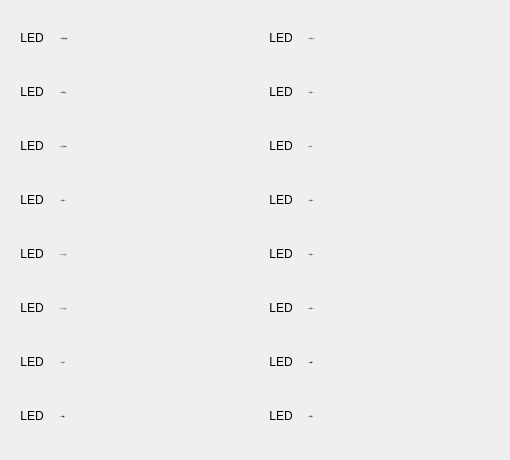
       <widget class="QWidget" name="page_7">
        <property name="styleSheet">
         <string notr="true">QLabel:{
	font:20px;
}</string>
        </property>
        <widget class="QWidget" name="gridLayoutWidget_19">
         <property name="geometry">
          <rect>
           <x>10</x>
           <y>10</y>
           <width>243</width>
           <height>441</height>
          </rect>
         </property>
         <layout class="QGridLayout" name="gridLayout_19" rowstretch="0,0,0,0,0,0,0,0" columnstretch="0,0">
          <item row="5" column="1">
           <widget class="QLabel" name="label_306">
            <property name="minimumSize">
             <size>
              <width>190</width>
              <height>40</height>
             </size>
            </property>
            <property name="maximumSize">
             <size>
              <width>190</width>
              <height>40</height>
             </size>
            </property>
            <property name="font">
             <font>
              <family>SimSun</family>
              <pointsize>-1</pointsize>
             </font>
            </property>
            <property name="frameShadow">
             <enum>QFrame::Plain</enum>
            </property>
            <property name="text">
             <string>Y15 卡爪1反转</string>
            </property>
            <property name="alignment">
             <set>Qt::AlignLeading|Qt::AlignLeft|Qt::AlignVCenter</set>
            </property>
           </widget>
          </item>
          <item row="3" column="1">
           <widget class="QLabel" name="label_307">
            <property name="minimumSize">
             <size>
              <width>190</width>
              <height>40</height>
             </size>
            </property>
            <property name="maximumSize">
             <size>
              <width>190</width>
              <height>40</height>
             </size>
            </property>
            <property name="font">
             <font>
              <family>SimSun</family>
              <pointsize>-1</pointsize>
             </font>
            </property>
            <property name="frameShadow">
             <enum>QFrame::Plain</enum>
            </property>
            <property name="text">
             <string>Y13 预留Y13</string>
            </property>
            <property name="alignment">
             <set>Qt::AlignLeading|Qt::AlignLeft|Qt::AlignVCenter</set>
            </property>
           </widget>
          </item>
          <item row="2" column="1">
           <widget class="QLabel" name="label_308">
            <property name="minimumSize">
             <size>
              <width>190</width>
              <height>40</height>
             </size>
            </property>
            <property name="maximumSize">
             <size>
              <width>190</width>
              <height>40</height>
             </size>
            </property>
            <property name="font">
             <font>
              <family>SimSun</family>
              <pointsize>-1</pointsize>
             </font>
            </property>
            <property name="frameShadow">
             <enum>QFrame::Plain</enum>
            </property>
            <property name="text">
             <string>Y12 成品1夹紧</string>
            </property>
            <property name="alignment">
             <set>Qt::AlignLeading|Qt::AlignLeft|Qt::AlignVCenter</set>
            </property>
           </widget>
          </item>
          <item row="6" column="1">
           <widget class="QLabel" name="label_309">
            <property name="minimumSize">
             <size>
              <width>190</width>
              <height>40</height>
             </size>
            </property>
            <property name="maximumSize">
             <size>
              <width>190</width>
              <height>40</height>
             </size>
            </property>
            <property name="font">
             <font>
              <family>SimSun</family>
              <pointsize>-1</pointsize>
             </font>
            </property>
            <property name="frameShadow">
             <enum>QFrame::Plain</enum>
            </property>
            <property name="text">
             <string>Y16 自动灯</string>
            </property>
            <property name="alignment">
             <set>Qt::AlignLeading|Qt::AlignLeft|Qt::AlignVCenter</set>
            </property>
           </widget>
          </item>
          <item row="0" column="1">
           <widget class="QLabel" name="label_311">
            <property name="minimumSize">
             <size>
              <width>190</width>
              <height>40</height>
             </size>
            </property>
            <property name="maximumSize">
             <size>
              <width>190</width>
              <height>40</height>
             </size>
            </property>
            <property name="font">
             <font>
              <family>SimSun</family>
              <pointsize>-1</pointsize>
             </font>
            </property>
            <property name="autoFillBackground">
             <bool>false</bool>
            </property>
            <property name="styleSheet">
             <string notr="true">QLabel:{
	font:20px;
}</string>
            </property>
            <property name="frameShadow">
             <enum>QFrame::Plain</enum>
            </property>
            <property name="text">
             <string>Y10 原料1夹紧限</string>
            </property>
            <property name="scaledContents">
             <bool>true</bool>
            </property>
            <property name="alignment">
             <set>Qt::AlignLeading|Qt::AlignLeft|Qt::AlignVCenter</set>
            </property>
           </widget>
          </item>
          <item row="1" column="1">
           <widget class="QLabel" name="label_312">
            <property name="minimumSize">
             <size>
              <width>190</width>
              <height>40</height>
             </size>
            </property>
            <property name="maximumSize">
             <size>
              <width>190</width>
              <height>40</height>
             </size>
            </property>
            <property name="font">
             <font>
              <family>SimSun</family>
              <pointsize>-1</pointsize>
             </font>
            </property>
            <property name="frameShadow">
             <enum>QFrame::Plain</enum>
            </property>
            <property name="text">
             <string>Y11 原料1松开</string>
            </property>
            <property name="scaledContents">
             <bool>true</bool>
            </property>
            <property name="alignment">
             <set>Qt::AlignLeading|Qt::AlignLeft|Qt::AlignVCenter</set>
            </property>
           </widget>
          </item>
          <item row="4" column="1">
           <widget class="QLabel" name="label_317">
            <property name="minimumSize">
             <size>
              <width>190</width>
              <height>40</height>
             </size>
            </property>
            <property name="maximumSize">
             <size>
              <width>190</width>
              <height>40</height>
             </size>
            </property>
            <property name="font">
             <font>
              <family>SimSun</family>
              <pointsize>-1</pointsize>
             </font>
            </property>
            <property name="frameShadow">
             <enum>QFrame::Plain</enum>
            </property>
            <property name="text">
             <string>Y14 卡爪1正转</string>
            </property>
            <property name="alignment">
             <set>Qt::AlignLeading|Qt::AlignLeft|Qt::AlignVCenter</set>
            </property>
           </widget>
          </item>
          <item row="7" column="1">
           <widget class="QLabel" name="label_319">
            <property name="minimumSize">
             <size>
              <width>190</width>
              <height>40</height>
             </size>
            </property>
            <property name="maximumSize">
             <size>
              <width>190</width>
              <height>40</height>
             </size>
            </property>
            <property name="font">
             <font>
              <family>SimSun</family>
              <pointsize>-1</pointsize>
             </font>
            </property>
            <property name="frameShadow">
             <enum>QFrame::Plain</enum>
            </property>
            <property name="text">
             <string>Y17 报警灯</string>
            </property>
            <property name="alignment">
             <set>Qt::AlignLeading|Qt::AlignLeft|Qt::AlignVCenter</set>
            </property>
           </widget>
          </item>
          <item row="0" column="0">
           <widget class="QLabel" name="label_305">
            <property name="minimumSize">
             <size>
              <width>40</width>
              <height>40</height>
             </size>
            </property>
            <property name="maximumSize">
             <size>
              <width>40</width>
              <height>40</height>
             </size>
            </property>
            <property name="text">
             <string>LED</string>
            </property>
            <property name="textFormat">
             <enum>Qt::PlainText</enum>
            </property>
            <property name="alignment">
             <set>Qt::AlignCenter</set>
            </property>
           </widget>
          </item>
          <item row="1" column="0">
           <widget class="QLabel" name="label_304">
            <property name="minimumSize">
             <size>
              <width>40</width>
              <height>40</height>
             </size>
            </property>
            <property name="maximumSize">
             <size>
              <width>40</width>
              <height>40</height>
             </size>
            </property>
            <property name="text">
             <string>LED</string>
            </property>
            <property name="textFormat">
             <enum>Qt::PlainText</enum>
            </property>
            <property name="alignment">
             <set>Qt::AlignCenter</set>
            </property>
           </widget>
          </item>
          <item row="2" column="0">
           <widget class="QLabel" name="label_310">
            <property name="minimumSize">
             <size>
              <width>40</width>
              <height>40</height>
             </size>
            </property>
            <property name="maximumSize">
             <size>
              <width>40</width>
              <height>40</height>
             </size>
            </property>
            <property name="text">
             <string>LED</string>
            </property>
            <property name="textFormat">
             <enum>Qt::PlainText</enum>
            </property>
            <property name="alignment">
             <set>Qt::AlignCenter</set>
            </property>
           </widget>
          </item>
          <item row="3" column="0">
           <widget class="QLabel" name="label_313">
            <property name="minimumSize">
             <size>
              <width>40</width>
              <height>40</height>
             </size>
            </property>
            <property name="maximumSize">
             <size>
              <width>40</width>
              <height>40</height>
             </size>
            </property>
            <property name="text">
             <string>LED</string>
            </property>
            <property name="textFormat">
             <enum>Qt::PlainText</enum>
            </property>
            <property name="alignment">
             <set>Qt::AlignCenter</set>
            </property>
           </widget>
          </item>
          <item row="4" column="0">
           <widget class="QLabel" name="label_314">
            <property name="minimumSize">
             <size>
              <width>40</width>
              <height>40</height>
             </size>
            </property>
            <property name="maximumSize">
             <size>
              <width>40</width>
              <height>40</height>
             </size>
            </property>
            <property name="text">
             <string>LED</string>
            </property>
            <property name="textFormat">
             <enum>Qt::PlainText</enum>
            </property>
            <property name="alignment">
             <set>Qt::AlignCenter</set>
            </property>
           </widget>
          </item>
          <item row="5" column="0">
           <widget class="QLabel" name="label_315">
            <property name="minimumSize">
             <size>
              <width>40</width>
              <height>40</height>
             </size>
            </property>
            <property name="maximumSize">
             <size>
              <width>40</width>
              <height>40</height>
             </size>
            </property>
            <property name="text">
             <string>LED</string>
            </property>
            <property name="textFormat">
             <enum>Qt::PlainText</enum>
            </property>
            <property name="alignment">
             <set>Qt::AlignCenter</set>
            </property>
           </widget>
          </item>
          <item row="6" column="0">
           <widget class="QLabel" name="label_316">
            <property name="minimumSize">
             <size>
              <width>40</width>
              <height>40</height>
             </size>
            </property>
            <property name="maximumSize">
             <size>
              <width>40</width>
              <height>40</height>
             </size>
            </property>
            <property name="text">
             <string>LED</string>
            </property>
            <property name="textFormat">
             <enum>Qt::PlainText</enum>
            </property>
            <property name="alignment">
             <set>Qt::AlignCenter</set>
            </property>
           </widget>
          </item>
          <item row="7" column="0">
           <widget class="QLabel" name="label_318">
            <property name="minimumSize">
             <size>
              <width>40</width>
              <height>40</height>
             </size>
            </property>
            <property name="maximumSize">
             <size>
              <width>40</width>
              <height>40</height>
             </size>
            </property>
            <property name="text">
             <string>LED</string>
            </property>
            <property name="textFormat">
             <enum>Qt::PlainText</enum>
            </property>
            <property name="alignment">
             <set>Qt::AlignCenter</set>
            </property>
           </widget>
          </item>
         </layout>
        </widget>
        <widget class="QWidget" name="gridLayoutWidget_20">
         <property name="geometry">
          <rect>
           <x>260</x>
           <y>10</y>
           <width>241</width>
           <height>441</height>
          </rect>
         </property>
         <layout class="QGridLayout" name="gridLayout_20" rowstretch="0,0,0,0,0,0,0,0" columnstretch="0,0">
          <item row="7" column="1">
           <widget class="QLabel" name="label_335">
            <property name="minimumSize">
             <size>
              <width>190</width>
              <height>40</height>
             </size>
            </property>
            <property name="maximumSize">
             <size>
              <width>190</width>
              <height>40</height>
             </size>
            </property>
            <property name="font">
             <font>
              <family>SimSun</family>
              <pointsize>-1</pointsize>
             </font>
            </property>
            <property name="frameShadow">
             <enum>QFrame::Plain</enum>
            </property>
            <property name="text">
             <string>Y27 暂停灯</string>
            </property>
            <property name="alignment">
             <set>Qt::AlignLeading|Qt::AlignLeft|Qt::AlignVCenter</set>
            </property>
           </widget>
          </item>
          <item row="1" column="1">
           <widget class="QLabel" name="label_328">
            <property name="minimumSize">
             <size>
              <width>190</width>
              <height>40</height>
             </size>
            </property>
            <property name="maximumSize">
             <size>
              <width>190</width>
              <height>40</height>
             </size>
            </property>
            <property name="font">
             <font>
              <family>SimSun</family>
              <pointsize>-1</pointsize>
             </font>
            </property>
            <property name="frameShadow">
             <enum>QFrame::Plain</enum>
            </property>
            <property name="text">
             <string>Y21 预留Y21</string>
            </property>
            <property name="scaledContents">
             <bool>true</bool>
            </property>
            <property name="alignment">
             <set>Qt::AlignLeading|Qt::AlignLeft|Qt::AlignVCenter</set>
            </property>
           </widget>
          </item>
          <item row="4" column="1">
           <widget class="QLabel" name="label_333">
            <property name="minimumSize">
             <size>
              <width>190</width>
              <height>40</height>
             </size>
            </property>
            <property name="maximumSize">
             <size>
              <width>190</width>
              <height>40</height>
             </size>
            </property>
            <property name="font">
             <font>
              <family>SimSun</family>
              <pointsize>-1</pointsize>
             </font>
            </property>
            <property name="frameShadow">
             <enum>QFrame::Plain</enum>
            </property>
            <property name="text">
             <string>Y24 预留Y24</string>
            </property>
            <property name="alignment">
             <set>Qt::AlignLeading|Qt::AlignLeft|Qt::AlignVCenter</set>
            </property>
           </widget>
          </item>
          <item row="3" column="1">
           <widget class="QLabel" name="label_323">
            <property name="minimumSize">
             <size>
              <width>190</width>
              <height>40</height>
             </size>
            </property>
            <property name="maximumSize">
             <size>
              <width>190</width>
              <height>40</height>
             </size>
            </property>
            <property name="font">
             <font>
              <family>SimSun</family>
              <pointsize>-1</pointsize>
             </font>
            </property>
            <property name="frameShadow">
             <enum>QFrame::Plain</enum>
            </property>
            <property name="text">
             <string>Y23 预留Y23</string>
            </property>
            <property name="alignment">
             <set>Qt::AlignLeading|Qt::AlignLeft|Qt::AlignVCenter</set>
            </property>
           </widget>
          </item>
          <item row="6" column="1">
           <widget class="QLabel" name="label_325">
            <property name="minimumSize">
             <size>
              <width>190</width>
              <height>40</height>
             </size>
            </property>
            <property name="maximumSize">
             <size>
              <width>190</width>
              <height>40</height>
             </size>
            </property>
            <property name="font">
             <font>
              <family>SimSun</family>
              <pointsize>-1</pointsize>
             </font>
            </property>
            <property name="frameShadow">
             <enum>QFrame::Plain</enum>
            </property>
            <property name="text">
             <string>Y26 报警灯</string>
            </property>
            <property name="alignment">
             <set>Qt::AlignLeading|Qt::AlignLeft|Qt::AlignVCenter</set>
            </property>
           </widget>
          </item>
          <item row="0" column="1">
           <widget class="QLabel" name="label_327">
            <property name="minimumSize">
             <size>
              <width>190</width>
              <height>40</height>
             </size>
            </property>
            <property name="maximumSize">
             <size>
              <width>190</width>
              <height>40</height>
             </size>
            </property>
            <property name="font">
             <font>
              <family>SimSun</family>
              <pointsize>-1</pointsize>
             </font>
            </property>
            <property name="autoFillBackground">
             <bool>false</bool>
            </property>
            <property name="frameShadow">
             <enum>QFrame::Plain</enum>
            </property>
            <property name="text">
             <string>Y20 自动门1开</string>
            </property>
            <property name="scaledContents">
             <bool>true</bool>
            </property>
            <property name="alignment">
             <set>Qt::AlignLeading|Qt::AlignLeft|Qt::AlignVCenter</set>
            </property>
           </widget>
          </item>
          <item row="5" column="1">
           <widget class="QLabel" name="label_322">
            <property name="minimumSize">
             <size>
              <width>190</width>
              <height>40</height>
             </size>
            </property>
            <property name="maximumSize">
             <size>
              <width>190</width>
              <height>40</height>
             </size>
            </property>
            <property name="font">
             <font>
              <family>SimSun</family>
              <pointsize>-1</pointsize>
             </font>
            </property>
            <property name="frameShadow">
             <enum>QFrame::Plain</enum>
            </property>
            <property name="text">
             <string>Y25 预留Y25</string>
            </property>
            <property name="alignment">
             <set>Qt::AlignLeading|Qt::AlignLeft|Qt::AlignVCenter</set>
            </property>
           </widget>
          </item>
          <item row="2" column="1">
           <widget class="QLabel" name="label_324">
            <property name="minimumSize">
             <size>
              <width>190</width>
              <height>40</height>
             </size>
            </property>
            <property name="maximumSize">
             <size>
              <width>190</width>
              <height>40</height>
             </size>
            </property>
            <property name="font">
             <font>
              <family>SimSun</family>
              <pointsize>-1</pointsize>
             </font>
            </property>
            <property name="frameShadow">
             <enum>QFrame::Plain</enum>
            </property>
            <property name="text">
             <string>Y22 吹气1</string>
            </property>
            <property name="alignment">
             <set>Qt::AlignLeading|Qt::AlignLeft|Qt::AlignVCenter</set>
            </property>
           </widget>
          </item>
          <item row="0" column="0">
           <widget class="QLabel" name="label_320">
            <property name="minimumSize">
             <size>
              <width>40</width>
              <height>40</height>
             </size>
            </property>
            <property name="maximumSize">
             <size>
              <width>40</width>
              <height>40</height>
             </size>
            </property>
            <property name="text">
             <string>LED</string>
            </property>
            <property name="textFormat">
             <enum>Qt::PlainText</enum>
            </property>
            <property name="alignment">
             <set>Qt::AlignCenter</set>
            </property>
           </widget>
          </item>
          <item row="1" column="0">
           <widget class="QLabel" name="label_321">
            <property name="minimumSize">
             <size>
              <width>40</width>
              <height>40</height>
             </size>
            </property>
            <property name="maximumSize">
             <size>
              <width>40</width>
              <height>40</height>
             </size>
            </property>
            <property name="text">
             <string>LED</string>
            </property>
            <property name="textFormat">
             <enum>Qt::PlainText</enum>
            </property>
            <property name="alignment">
             <set>Qt::AlignCenter</set>
            </property>
           </widget>
          </item>
          <item row="2" column="0">
           <widget class="QLabel" name="label_326">
            <property name="minimumSize">
             <size>
              <width>40</width>
              <height>40</height>
             </size>
            </property>
            <property name="maximumSize">
             <size>
              <width>40</width>
              <height>40</height>
             </size>
            </property>
            <property name="text">
             <string>LED</string>
            </property>
            <property name="textFormat">
             <enum>Qt::PlainText</enum>
            </property>
            <property name="alignment">
             <set>Qt::AlignCenter</set>
            </property>
           </widget>
          </item>
          <item row="3" column="0">
           <widget class="QLabel" name="label_329">
            <property name="minimumSize">
             <size>
              <width>40</width>
              <height>40</height>
             </size>
            </property>
            <property name="maximumSize">
             <size>
              <width>40</width>
              <height>40</height>
             </size>
            </property>
            <property name="text">
             <string>LED</string>
            </property>
            <property name="textFormat">
             <enum>Qt::PlainText</enum>
            </property>
            <property name="alignment">
             <set>Qt::AlignCenter</set>
            </property>
           </widget>
          </item>
          <item row="4" column="0">
           <widget class="QLabel" name="label_330">
            <property name="minimumSize">
             <size>
              <width>40</width>
              <height>40</height>
             </size>
            </property>
            <property name="maximumSize">
             <size>
              <width>40</width>
              <height>40</height>
             </size>
            </property>
            <property name="text">
             <string>LED</string>
            </property>
            <property name="textFormat">
             <enum>Qt::PlainText</enum>
            </property>
            <property name="alignment">
             <set>Qt::AlignCenter</set>
            </property>
           </widget>
          </item>
          <item row="5" column="0">
           <widget class="QLabel" name="label_331">
            <property name="minimumSize">
             <size>
              <width>40</width>
              <height>40</height>
             </size>
            </property>
            <property name="maximumSize">
             <size>
              <width>40</width>
              <height>40</height>
             </size>
            </property>
            <property name="text">
             <string>LED</string>
            </property>
            <property name="textFormat">
             <enum>Qt::PlainText</enum>
            </property>
            <property name="alignment">
             <set>Qt::AlignCenter</set>
            </property>
           </widget>
          </item>
          <item row="6" column="0">
           <widget class="QLabel" name="label_332">
            <property name="minimumSize">
             <size>
              <width>40</width>
              <height>40</height>
             </size>
            </property>
            <property name="maximumSize">
             <size>
              <width>40</width>
              <height>40</height>
             </size>
            </property>
            <property name="text">
             <string>LED</string>
            </property>
            <property name="textFormat">
             <enum>Qt::PlainText</enum>
            </property>
            <property name="alignment">
             <set>Qt::AlignCenter</set>
            </property>
           </widget>
          </item>
          <item row="7" column="0">
           <widget class="QLabel" name="label_334">
            <property name="minimumSize">
             <size>
              <width>40</width>
              <height>40</height>
             </size>
            </property>
            <property name="maximumSize">
             <size>
              <width>40</width>
              <height>40</height>
             </size>
            </property>
            <property name="text">
             <string>LED</string>
            </property>
            <property name="textFormat">
             <enum>Qt::PlainText</enum>
            </property>
            <property name="alignment">
             <set>Qt::AlignCenter</set>
            </property>
           </widget>
          </item>
         </layout>
        </widget>
       </widget>
